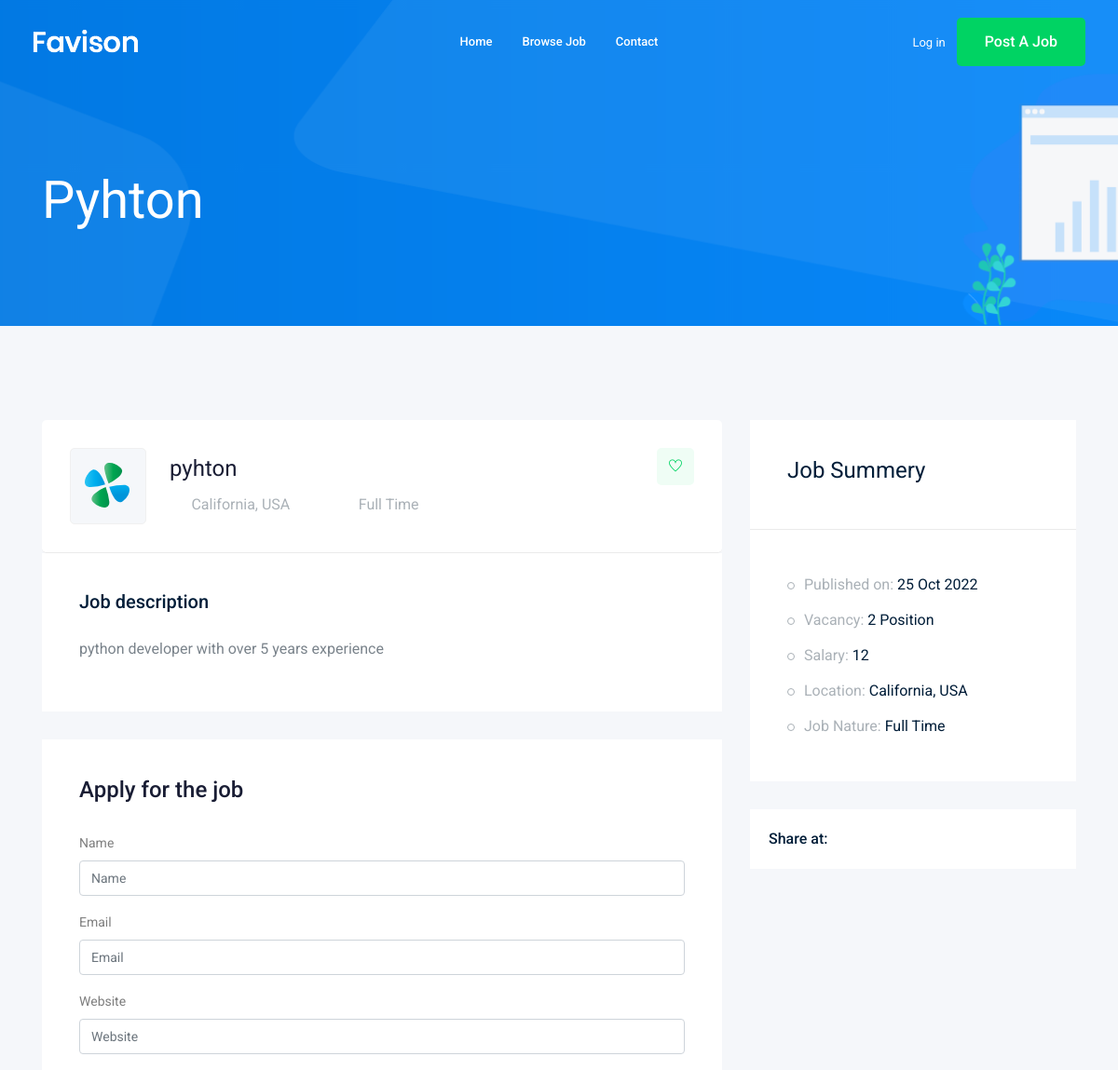
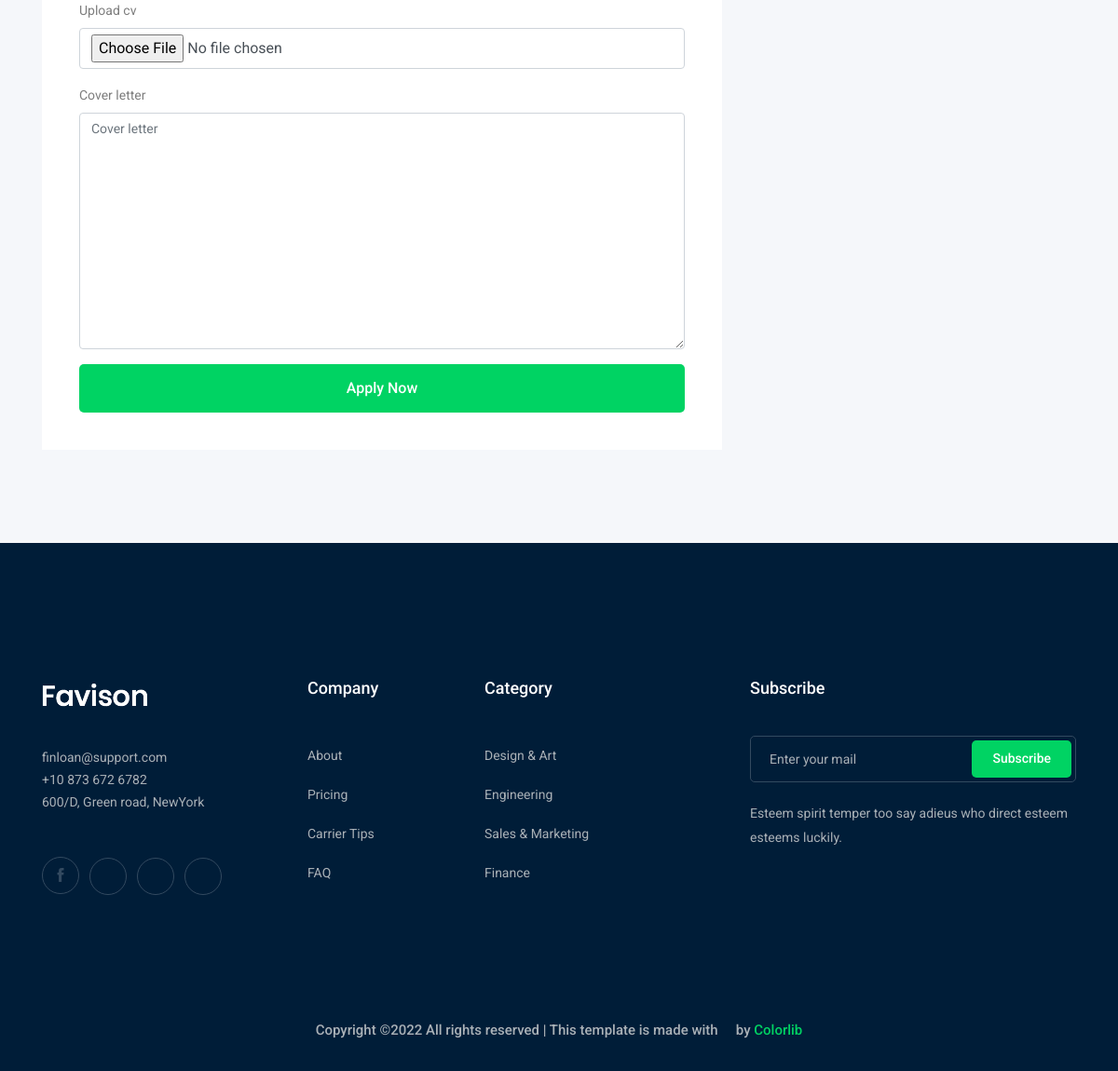
Screenshot of /jobs/pyhton with the database file from the repository (2 pictures, top to bottom).
### job/models.py (models this page shows, shortened)
class job(models.Model):
    owner = models.ForeignKey(User,related_name="job_owner",on_delete=models.CASCADE)
    title = models.CharField(max_length=100)  # column
    job_type = models.CharField(max_length=15,choices=JOB_TYPE)
    description = models.TextField(max_length=1000)
    published_at = models.DateTimeField(auto_now=True)
    Vacancy = models.IntegerField(default=1)
    salary = models.IntegerField(default=0)
    Image = models.ImageField(upload_to=image_upload)
    experience = models.IntegerField(default=1)
    category = models.ForeignKey('Category',on_delete=models.CASCADE)
    slug = models.SlugField(blank=True, null=True)
    def __str__(self) :
        return self.title   # return title in job admin panel

### job/views.py (the view)
# urls.py: path('<str:slug>',views.job_detail,name='job_detail'),
def job_detail(request, slug):
    job_detail = job.objects.get(slug=slug)
    if request.method == "POST":
        form = ApplyForm(request.POST , request.FILES)
        if form.is_valid():
            my_form = form.save(commit=False)
            my_form.job = job_detail
            my_form.save()
    else:
        form = ApplyForm()
    context = {"job": job_detail,"form": form}
    return render(request, 'job/job_detail.html',context)

### job/form.py
class ApplyForm(forms.ModelForm):
    class Meta:
        model = Apply
        fields = ["name","email","website","upload_cv","cover_letter"]

### job/templates/job/job_detail.html (shortened to what this page needs)
{% extends 'base.html' %}
{% load bootstrap4 %}
{% block body %}
        <div class="bradcam_area bradcam_bg_1">
            <div class="container">
                <div class="row">
                    <div class="col-xl-12">
                        <div class="bradcam_text">
                            <h3>{{job}}</h3>
                        </div>
                    </div>
                </div>
            </div>
        </div>
        <div class="job_details_area">
            <div class="container">
                <div class="row">
                    <div class="col-lg-8">
                        <div class="job_details_header">
                            <div class="single_jobs white-bg d-flex justify-content-between">
                                <div class="jobs_left d-flex align-items-center">
                                    <div class="thumb">
                                        <img src="img/svg_icon/1.svg" alt="">
                                    </div>
                                    <div class="jobs_conetent">
                                        <a href="#"><h4>{{job}}</h4></a>
                                        <div class="links_locat d-flex align-items-center">
                                            <div class="location">
                                                <p> <i class="fa fa-map-marker"></i> California, USA</p>
                                            </div>
                                            <div class="location">
                                                <p> <i class="fa fa-clock-o"></i> {{job.job_type}}</p>
                                            </div>
                                        </div>
                                    </div>
                                </div>
                                <div class="jobs_right">
                                    <div class="apply_now">
                                        <a class="heart_mark" href="#"> <i class="ti-heart"></i> </a>
                                    </div>
                                </div>
                            </div>
                        </div>
                        <div class="descript_wrap white-bg">
                            <div class="single_wrap">
                                <h4>Job description</h4>
                                <p>{{job.description}}</p>
                            </div>
                        </div>
                        <div class="apply_job_form white-bg">
                            <h4>Apply for the job</h4>
                            <form action="#" method = "POST" enctype="multipart/form-data">
                                {% bootstrap_form form %}
                                {% buttons %}
                                    <button class="boxed-btn3 w-100" type="submit">Apply Now</button>
                                {% endbuttons %}
                            </form>
                        </div>
                    </div>
                    <div class="col-lg-4">
                        <div class="job_sumary">
                            <div class="summery_header">
                                <h3>Job Summery</h3>
                            </div>
                            <div class="job_content">
                                <ul>
                                    <li>Published on: <span>{{job.published_at|date:'d M o'}}</span></li>
                                    <li>Vacancy: <span>{{job.Vacancy}} Position</span></li>
                                    <li>Salary: <span>{{job.salary}}</span></li>
                                    <li>Location: <span>California, USA</span></li>
                                    <li>Job Nature: <span> {{job.job_type}}</span></li>
                                </ul>
                            </div>
                        </div>
                        <div class="share_wrap d-flex">
                            <span>Share at:</span>
                            <ul>
                                <li><a href="#"> <i class="fa fa-facebook"></i></a> </li>
                                <li><a href="#"> <i class="fa fa-google-plus"></i></a> </li>
                                <li><a href="#"> <i class="fa fa-twitter"></i></a> </li>
                                <li><a href="#"> <i class="fa fa-envelope"></i></a> </li>
                            </ul>
                        </div>
                        <div class="job_location_wrap">
                            <div class="job_lok_inner">
                                <div id="map" style="height: 200px;"></div>
                              </div>
                        </div>
                    </div>
                </div>
            </div>
        </div>
{%endblock body%}

### rows the page displays
job: title "Pyhton", title "pyhton", job_type "Full Time", description "python developer with over 5 years experience", published_at "25 Oct 2022", Vacancy "2", salary "12"
